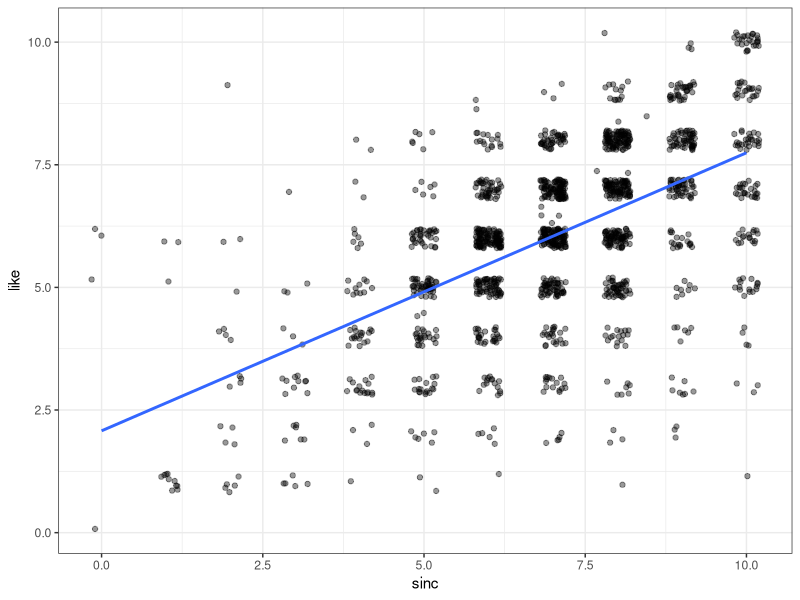
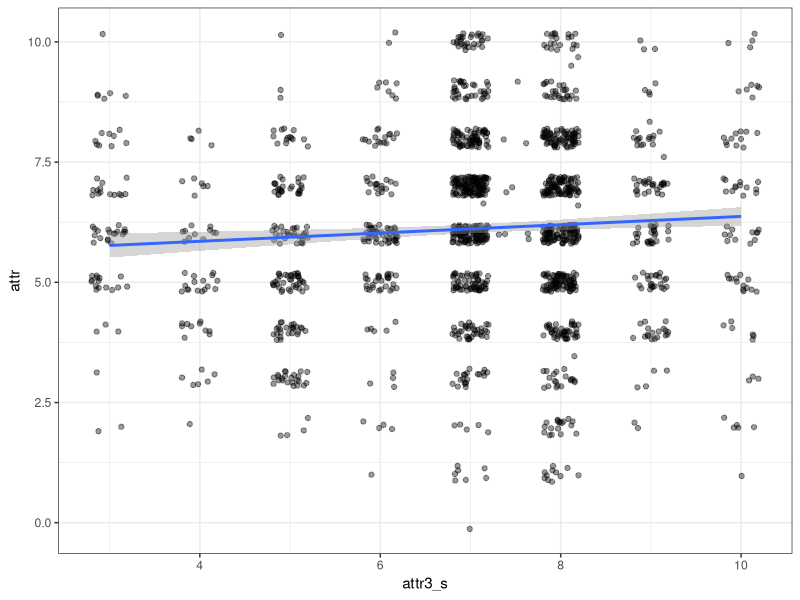

Here is the R script that generated these plots, in order:
## ---- chunk 1
knitr::opts_chunk$set(echo = TRUE)
library(tidyverse)
library(broom)
library(modelr)
theme_set(theme_bw())
## ---- chunk 2
dates <- read_csv("speed-dating.csv")
dates <- na.omit(dates)
dates$attr3_s = as.numeric(as.character(dates$attr3_s))
## ---- chunk 3
ggplot(dates, aes(x = sinc, y = like)) + 
  geom_jitter(alpha = 0.4, width = 0.2) + geom_smooth(method = "lm", se = FALSE)
## ---- chunk 4
mod <- lm(like ~ shar + attr + fun + sinc, data = dates)

confint(mod)
# shar and attr explain 60% of data
# shar + attr + fun + sinc, explain 66%
# shar, attr, fun, sinc, intel, amb also explain 66%
tidy(mod, conf.int = TRUE)
glance(mod) 
## ---- chunk 5
ggplot(dates, aes(x = attr3_s, y = attr)) + 
  geom_jitter(alpha = 0.4, width = 0.2) + geom_smooth(method = "lm")

mod <- lm(attr ~ attr3_s, data = dates)

summary(mod)
confint(mod)

tidy(mod, conf.int = TRUE)
glance(mod) 
